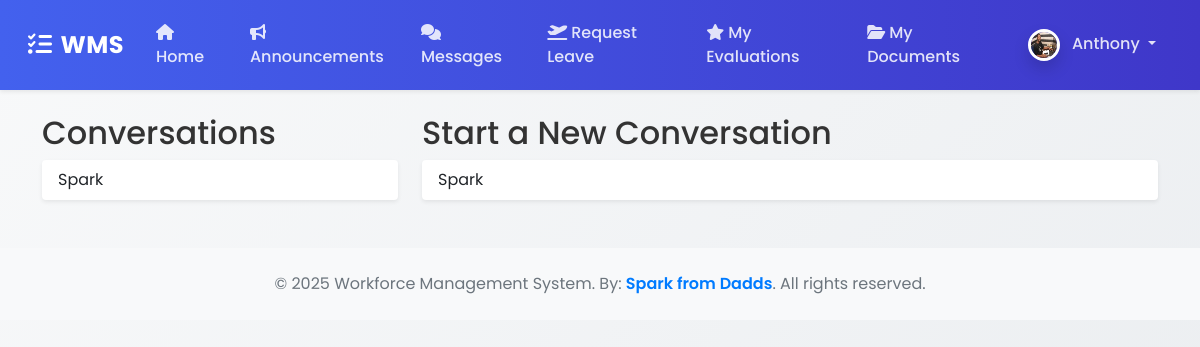
Before: /messages (signed in) with the older database file.
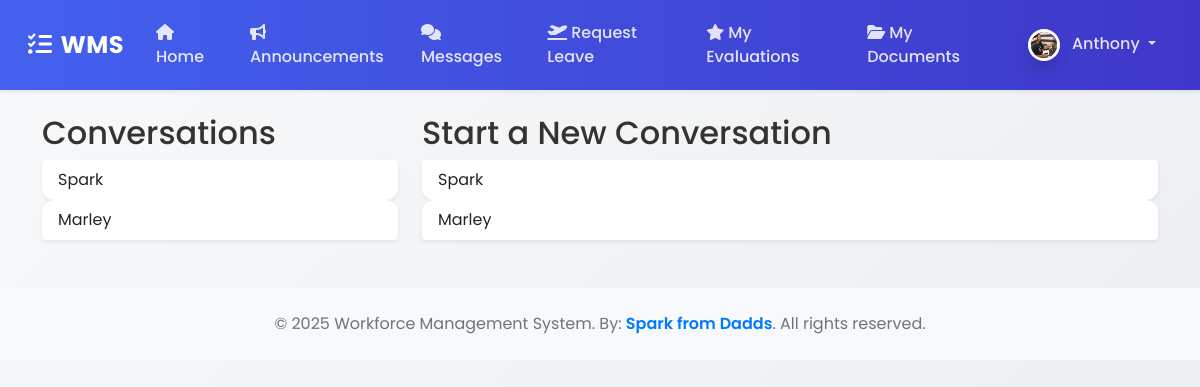
After: the same page with the newer database file.
### wms/models.py (models this page shows, shortened)
class User(UserMixin, db.Model):
    id = db.Column(db.Integer, primary_key=True)
    username = db.Column(db.String(150), unique=True, nullable=False)
    email = db.Column(db.String(150), unique=True, nullable=False)
    password_hash = db.Column(db.String(256))
    role = db.Column(db.String(50), nullable=False, default='Employee') # Roles: Admin, Manager, Employee
    profile_picture = db.relationship('ProfilePicture', backref='user', uselist=False)

### wms/routes.py (the view)
@main_bp.route("/messages")
@login_required
def messages():
    sent_to = db.session.query(Message.recipient_id).filter(Message.sender_id == current_user.id)
    received_from = db.session.query(Message.sender_id).filter(Message.recipient_id == current_user.id)
    user_ids_with_conversations = list(set([item[0] for item in sent_to.union(received_from)]))
    conversations = User.query.filter(User.id.in_(user_ids_with_conversations)).all()
    all_users = User.query.filter(User.id != current_user.id).all()
    return render_template('messages.html', title='Messages', conversations=conversations, all_users=all_users)

### wms/__init__.py (called while the page is built)
def create_app():
    app = Flask(__name__)
    app.config['SECRET_KEY'] = os.environ.get('SECRET_KEY', 'a-very-secret-key-for-dev')
    app.config['SQLALCHEMY_DATABASE_URI'] = os.environ.get('DATABASE_URL', 'sqlite:///wms.db')
    app.config['SQLALCHEMY_TRACK_MODIFICATIONS'] = False
    app.config['UPLOAD_FOLDER'] = os.path.join(app.root_path, 'static/uploads')
    db.init_app(app)
    login_manager.init_app(app)
    csrf.init_app(app)
    migrate.init_app(app, db) # Initialize Migrate with app and db
    login_manager.login_view = 'main.login'
    login_manager.login_message_category = 'info'
    from wms.routes import main_bp
    app.register_blueprint(main_bp)
    with app.app_context():
        from . import models
    @login_manager.user_loader
    def load_user(user_id):
        from .models import User
        return User.query.get(int(user_id))
    return app

### wms/templates/messages.html
{% extends "base.html" %}
{% block content %}
    <div class="content-section">
        <div class="row">
            <div class="col-md-4">
                <h2>Conversations</h2>
                <div class="list-group">
                    {% for user in conversations %}
                        <a href="{{ url_for('main.conversation', recipient_id=user.id) }}" class="list-group-item list-group-item-action">{{ user.username }}</a>
                    {% else %}
                        <div class="list-group-item">You have no existing conversations.</div>
                    {% endfor %}
                </div>
            </div>
            <div class="col-md-8">
                <h2>Start a New Conversation</h2>
                <div class="list-group">
                    {% for user in all_users %}
                        <a href="{{ url_for('main.conversation', recipient_id=user.id) }}" class="list-group-item list-group-item-action">{{ user.username }}</a>
                    {% endfor %}
                </div>
            </div>
        </div>
    </div>
{% endblock content %}

Changed rows visible on the page:
added User: username "Marley"
